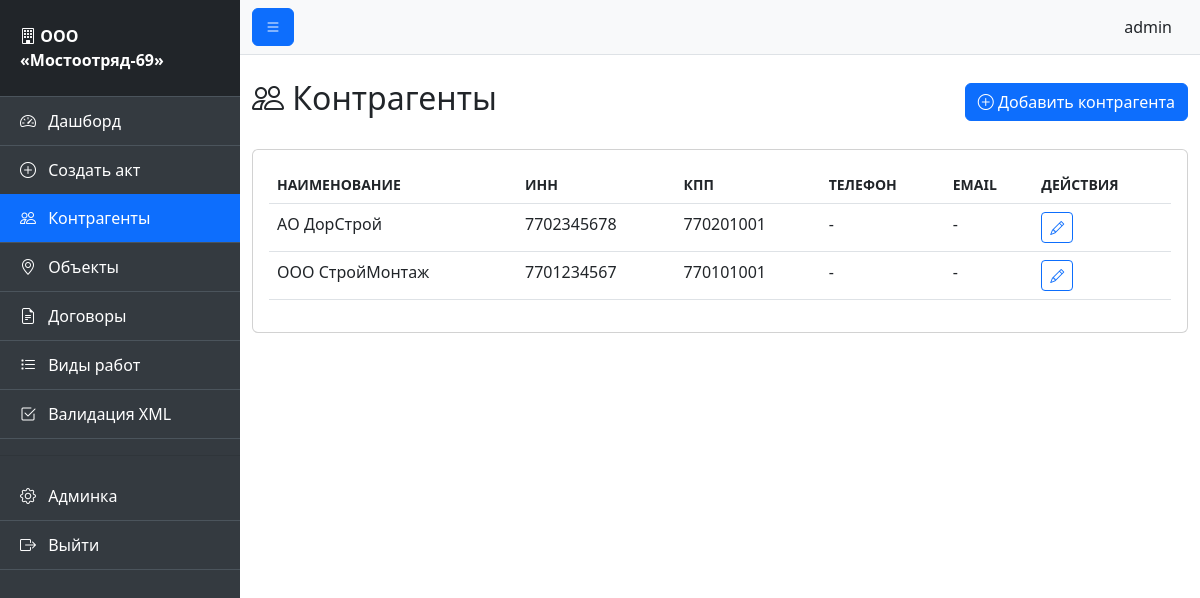
/contractors/ (signed in), run on the app's committed database.
### acts/models.py (models this page shows, shortened)
class Contractor(models.Model):
    name = models.CharField('Наименование организации', max_length=255)
    inn = models.CharField('ИНН', max_length=12, unique=True)
    kpp = models.CharField('КПП', max_length=9, blank=True)
    ogrn = models.CharField('ОГРН', max_length=13, blank=True)
    legal_address = models.TextField('Юридический адрес', blank=True)
    actual_address = models.TextField('Фактический адрес', blank=True)
    phone = models.CharField('Телефон', max_length=50, blank=True)
    email = models.EmailField('Email', blank=True)
    director_name = models.CharField('ФИО директора', max_length=255, blank=True)
    director_position = models.CharField('Должность директора', max_length=255, default='Генеральный директор')
    bank_name = models.CharField('Наименование банка', max_length=255, blank=True)
    bik = models.CharField('БИК', max_length=9, blank=True)
    correspondent_account = models.CharField('Корр. счет', max_length=20, blank=True)
    checking_account = models.CharField('Расчетный счет', max_length=20, blank=True)
    class Meta:
        verbose_name = 'Контрагент'
        verbose_name_plural = 'Контрагенты'
        ordering = ['name']

### acts/views.py (the view)
# urls.py: path('contractors/', views.contractors_list, name='contractors_list'),
@login_required
def contractors_list(request):
    contractors = Contractor.objects.all()
    context = {'contractors': contractors}
    return render(request, 'acts/contractors_list.html', context)

### acts/templates/acts/contractors_list.html (shortened to what this page needs)
{% extends 'acts/base.html' %}
{% block content %}
<div class="d-flex justify-content-between align-items-center mb-4">
    <h2><i class="bi bi-people"></i> Контрагенты</h2>
    <a href="{% url 'admin:acts_contractor_add' %}" class="btn btn-primary">
        <i class="bi bi-plus-circle"></i> Добавить контрагента
    </a>
</div>
<div class="card">
    <div class="card-body">
        {% if contractors %}
        <div class="table-responsive">
            <table class="table table-hover">
                <thead>
                    <tr>
                        <th>Наименование</th>
                        <th>ИНН</th>
                        <th>КПП</th>
                        <th>Телефон</th>
                        <th>Email</th>
                        <th>Действия</th>
                    </tr>
                </thead>
                <tbody>
                    {% for contractor in contractors %}
                    <tr>
                        <td>{{ contractor.name }}</td>
                        <td>{{ contractor.inn }}</td>
                        <td>{{ contractor.kpp|default:"-" }}</td>
                        <td>{{ contractor.phone|default:"-" }}</td>
                        <td>{{ contractor.email|default:"-" }}</td>
                        <td>
                            <a href="{% url 'admin:acts_contractor_change' contractor.pk %}" class="btn btn-sm btn-outline-primary">
                                <i class="bi bi-pencil"></i>
                            </a>
                        </td>
                    </tr>
                    {% endfor %}
                </tbody>
            </table>
        </div>
        {% else %}
        <p class="text-muted text-center">Контрагенты ещё не добавлены</p>
        {% endif %}
    </div>
</div>
{% endblock %}

### acts/templates/acts/base.html (shortened to what this page needs)
<!DOCTYPE html>
<html lang="ru">
<head>
    <link href="https://cdn.jsdelivr.net/npm/bootstrap@5.3.0/dist/css/bootstrap.min.css" rel="stylesheet">
    <link href="https://cdn.jsdelivr.net/npm/bootstrap-icons@1.10.0/font/bootstrap-icons.css" rel="stylesheet">
    {% load static %}
    <link href="{% static 'acts/css/custom.css' %}" rel="stylesheet">
</head>
<body>
    {% if user.is_authenticated %}
    <div class="d-flex" id="wrapper">
        <div class="sidebar" id="sidebar-wrapper">
            <div class="sidebar-heading">
                <i class="bi bi-building"></i> ООО «Мостоотряд-69»
            </div>
            <div class="list-group list-group-flush">
                <a href="{% url 'dashboard' %}" class="list-group-item list-group-item-action {% if request.resolver_match.url_name == 'dashboard' %}active{% endif %}">
                    <i class="bi bi-speedometer2"></i> Дашборд
                </a>
                <a href="{% url 'create_act' %}" class="list-group-item list-group-item-action {% if request.resolver_match.url_name == 'create_act' %}active{% endif %}">
                    <i class="bi bi-plus-circle"></i> Создать акт
                </a>
                <a href="{% url 'contractors_list' %}" class="list-group-item list-group-item-action {% if request.resolver_match.url_name == 'contractors_list' %}active{% endif %}">
                    <i class="bi bi-people"></i> Контрагенты
                </a>
                <a href="{% url 'objects_list' %}" class="list-group-item list-group-item-action {% if request.resolver_match.url_name == 'objects_list' %}active{% endif %}">
                    <i class="bi bi-geo-alt"></i> Объекты
                </a>
                <a href="{% url 'contracts_list' %}" class="list-group-item list-group-item-action {% if request.resolver_match.url_name == 'contracts_list' %}active{% endif %}">
                    <i class="bi bi-file-earmark-text"></i> Договоры
                </a>
                <a href="{% url 'work_types_list' %}" class="list-group-item list-group-item-action {% if request.resolver_match.url_name == 'work_types_list' %}active{% endif %}">
                    <i class="bi bi-list-task"></i> Виды работ
                </a>
                <a href="{% url 'validate_xml' %}" class="list-group-item list-group-item-action {% if request.resolver_match.url_name == 'validate_xml' %}active{% endif %}">
                    <i class="bi bi-check2-square"></i> Валидация XML
                </a>
                <hr>
                <a href="{% url 'admin:index' %}" class="list-group-item list-group-item-action">
                    <i class="bi bi-gear"></i> Админка
                </a>
                <a href="{% url 'logout' %}" class="list-group-item list-group-item-action">
                    <i class="bi bi-box-arrow-right"></i> Выйти
                </a>
            </div>
        </div>
        <div id="page-content-wrapper">
            <nav class="navbar navbar-expand-lg navbar-light bg-light border-bottom">
                <div class="container-fluid">
                    <button class="btn btn-primary" id="sidebarToggle">
                        <i class="bi bi-list"></i>
                    </button>
                    <div class="ms-auto d-flex align-items-center">
                        <span class="me-3">{{ user.get_full_name|default:user.username }}</span>
                    </div>
                </div>
            </nav>
            <div class="container-fluid py-4">
                {% block content %}{% endblock %}
            </div>
        </div>
    </div>
    {% endif %}
</body>
</html>

### acts/static/acts/css/custom.css (style rules this page uses)
#wrapper { overflow-x: hidden; }
#sidebar-wrapper { min-height: 100vh; margin-left: -15rem; transition: margin 0.25s ease-out; background-color: #343a40; position: fixed; z-index: 1000; width: 15rem; }
#sidebar-wrapper .sidebar-heading { padding: 1.5rem 1.25rem; font-size: 1rem; font-weight: bold; color: #fff; background-color: #212529; border-bottom: 1px solid #4b545c; }
#sidebar-wrapper .list-group { width: 15rem; }
#sidebar-wrapper .list-group-item { background-color: #343a40; color: #fff; border: none; border-bottom: 1px solid #4b545c; padding: 0.75rem 1.25rem; }
#sidebar-wrapper .list-group-item.active { background-color: #0d6efd; color: #fff; }
#sidebar-wrapper .list-group-item i { margin-right: 0.5rem; }
#page-content-wrapper { min-width: 100vw; margin-left: 0; transition: margin 0.25s ease-out; }
@media (min-width: 768px) { #sidebar-wrapper { margin-left: 0; } }
@media (min-width: 768px) { #page-content-wrapper { min-width: 0; width: 100%; margin-left: 15rem; } }
.table th { font-weight: 600; text-transform: uppercase; font-size: 0.875rem; }
.btn-sm { padding: 0.25rem 0.5rem; font-size: 0.875rem; }
#sidebarToggle { transition: all 0.2s ease-in-out; }

### data on the page
Contractor: name "АО ДорСтрой", inn "7702345678", kpp "770201001", phone "-", email "-"
Contractor: name "ООО СтройМонтаж", inn "7701234567", kpp "770101001", phone "-", email "-"

### other printed values
{{ user.get_full_name|default:user.username }} "admin"
